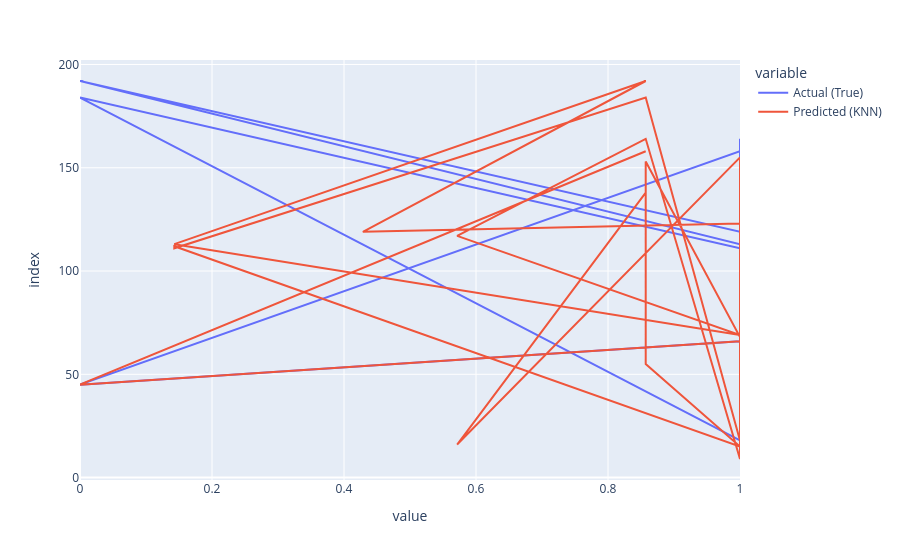

Notebook cell for this chart:
### Markdown cell above
## Visualize Residuals

### Code cell
px.line( knn_comparison_df.head( 25 ), x  = ['Actual (True)', 'Predicted (KNN)'] )

### Figure 1 — Plotly figure (JSON) as saved in the notebook; plotly's stock layout.template omitted (floating-point values rounded to 4 significant figures)
{"data": [{"hovertemplate": "variable=Actual (True)<br>value=%{x}<br>index=%{y}<extra></extra>", "legendgroup": "Actual (True)", "line": {"color": "#636efa", "dash": "solid"}, "marker": {"symbol": "circle"}, "mode": "lines", "name": "Actual (True)", "orientation": "h", "showlegend": true, "type": "scatter", "x": [1.0, 1.0, 1.0, 1.0, 1.0, 1.0, 1.0, 1.0, 1.0, 1.0, 0.0, 1.0, 1.0, 1.0, 1.0, 1.0, 1.0, 1.0, 0.0, 1.0, 1.0, 1.0, 1.0, 0.0, 1.0], "xaxis": "x", "y": [138, 16, 155, 96, 68, 153, 55, 15, 112, 111, 184, 18, 82, 9, 164, 117, 69, 113, 192, 119, 123, 144, 66, 45, 158], "yaxis": "y"}, {"hovertemplate": "variable=Predicted (KNN)<br>value=%{x}<br>index=%{y}<extra></extra>", "legendgroup": "Predicted (KNN)", "line": {"color": "#EF553B", "dash": "solid"}, "marker": {"symbol": "circle"}, "mode": "lines", "name": "Predicted (KNN)", "orientation": "h", "showlegend": true, "type": "scatter", "x": [0.8571, 0.5714, 1.0, 1.0, 1.0, 0.8571, 0.8571, 1.0, 0.1429, 0.1429, 0.8571, 1.0, 1.0, 1.0, 0.8571, 0.5714, 1.0, 0.1429, 0.8571, 0.4286, 1.0, 1.0, 1.0, 0.0, 0.8571], "xaxis": "x", "y": [138, 16, 155, 96, 68, 153, 55, 15, 112, 111, 184, 18, 82, 9, 164, 117, 69, 113, 192, 119, 123, 144, 66, 45, 158], "yaxis": "y"}], "layout": {"legend": {"title": {"text": "variable"}, "tracegroupgap": 0}, "margin": {"t": 60}, "xaxis": {"anchor": "y", "domain": [0, 1], "title": {"text": "value"}}, "yaxis": {"anchor": "x", "domain": [0, 1], "title": {"text": "index"}}}}
